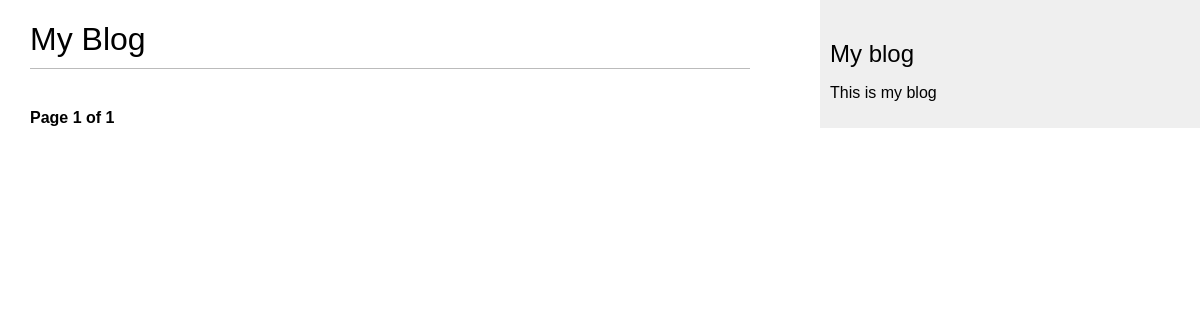
Page /blog/ on the earlier database version.
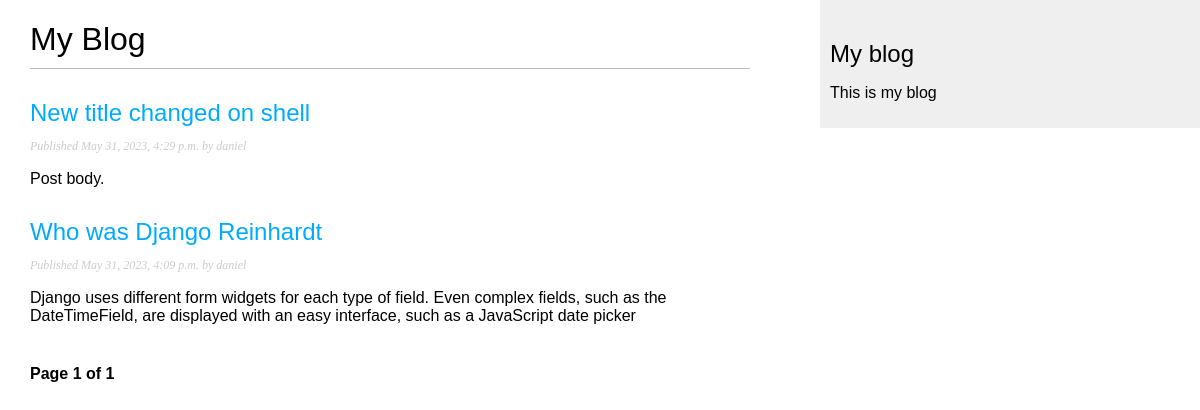
Same page on the later database version.
### blog/models.py (models this page shows, shortened)
class Post(models.Model):
    class Status(models.TextChoices):
        DRAFT = 'DF', 'Draft'
        PUBLISHED = 'PB', 'Published'
    title = models.CharField(max_length=250)  # Post title
    slug = models.SlugField(max_length=250,
                            unique_for_date='publish')  # Translate into a varchar column in the SQL
    author = models.ForeignKey(User,         # Criando uma relação many-to-one
                               on_delete=models.CASCADE,  # Vai deletar tudo que estiver relacionado ao author
                               related_name='blog_posts')  # Especificar a relação reversa de User to Post
    body = models.TextField()
    publish = models.DateTimeField(default=timezone.now)
    created = models.DateTimeField(auto_now_add=True)
    updated = models.DateTimeField(auto_now=True)
    status = models.CharField(max_length=2,
                              choices=Status.choices,
                              default=Status.DRAFT
                              )
    objects = models.Manager()
    published = PublishedManager()
    class Meta:  # Metadata
        ordering = ['-publish']  # Define a default order (newest to oldest)
        indexes = [
            models.Index(fields=['-publish']),
        ]
    def get_absolute_url(self):
        return reverse('blog:post_detail',
                       args=[self.publish.year,
                             self.publish.month,
                             self.publish.day,
                             self.slug])

### blog/views.py (the view)
# urls.py: path('', views.PostListView.as_view(), name='post_list'),
class PostListView(ListView):
    queryset = Post.published.all()
    context_object_name = 'posts'
    paginate_by = 3
    template_name = 'blog/post/list.html'  # Caminho inicia direto na pasta templates.

### blog/templates/blog/post/list.html (shortened to what this page needs)
{% extends "blog/base.html" %}
{% block content %}
<h1>My Blog</h1>
    {% for post in posts %}
        <h2>
            <a href="{{ post.get_absolute_url }}">
            {{ post.title }}
            </a>
        </h2>
        <p class="date">
            Published {{ post.publish }} by {{ post.author }}
        </p>
        {{ post.body|truncatewords:30|linebreaks }}
    {% endfor %}
    {% include "pagination.html" with page=page_obj %}
{% endblock %}

Differences in the rows shown:
now on this page (row edited): Post: title "New title changed on shell", publish "May 31, 2023, 4:29 p.m.", author "daniel", body "Post body."
now on this page (row edited): Post: title "Who was Django Reinhardt", publish "May 31, 2023, 4:09 p.m.", author "daniel", body "Django uses different form widgets for each type of field. Even complex fields, such as the DateTimeField, are displayed with an easy interface, such as a JavaScript date picker"
